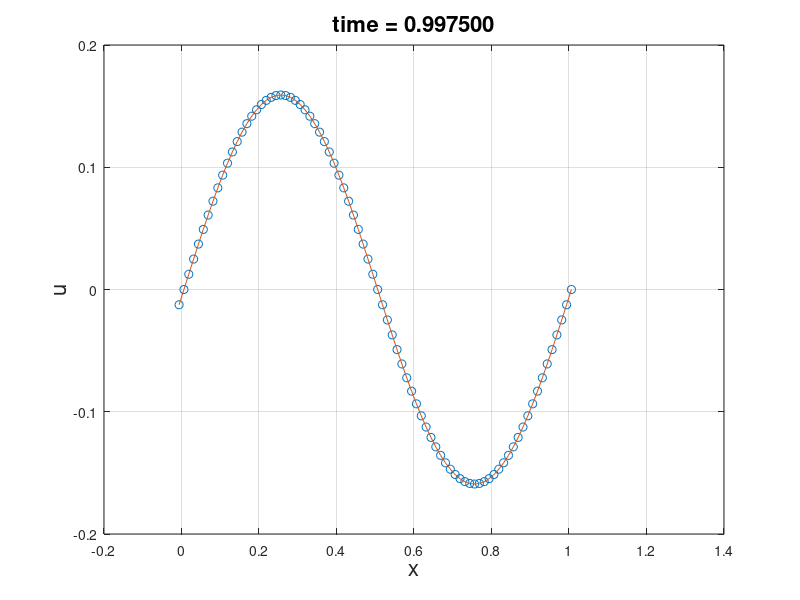

The MATLAB source for this figure:
% implementation of 1D linear Advection problem by Active Flux Scheme
% order of Accuracy is three
% formulas for scheme have been taken from eymann's thesis
% initial condition and problem has been taken from maeng's thesis

function arijit
clear all;                                             % clearing workspace
clc;                                                   % clearing workspace
format long;                                          % for better accuracy
hold off;                                    % to not repeat previous curve
xa = 0.0;                              % left limit of computational domain
xb = 1.0;                             % right limit of computational domain
t = 0.0;                                                    % starting time
tend = 1.0;                                   % time at which soln is reqrd
No_Cell = 80;                                             % number of cells 
Delta_x = (xb-xa)/No_Cell;                                             % dx
Cell_Centers = xa-Delta_x/2:Delta_x:xb+Delta_x/2;            % cell centers
Cell_Interfaces = xa-Delta_x:Delta_x:xb+Delta_x;          % cell interfaces
n = size(Cell_Centers,2);                          % number of cell centers
m = size(Cell_Interfaces,2);                    % number of cell interfeces
u0 = (1/(2*pi))*sin(2*pi*Cell_Centers);                 % initial condition
v0 = (1/(2*pi))*sin(2*pi*Cell_Interfaces);              % initial condition
w0 = ( v0(1:m-1) + 4*u0(1:n)  + v0(2:m) )/6;    % constructing cell average
v1 = v0; w1=w0; v=0.7;                  % pre allocating v1 and w1 cfl =0.7

while(t<tend)
    dt = v * Delta_x;                                      % time step size
    dt = min(tend-dt,dt);                      % so that final time is tend
    % cell inrerface values update
    v1(3:m) = v*(3*v-2)*v0(2:m-1) + 6*v*(1-v)*w0(2:n)  + (1-v)*(1-3*v)*v0(3:m);
    v1(1) = v1(m-2); v1(2) = v1(m-1);        % periodic boundary conditions
    % cell average update
    w1(2:n-1) = v^2*(v-1)*v0(1:m-3) + v^2*(3-2*v)*w0(1:n-2) + v*(1-v)*v0(2:m-2) + (1-v)^2*(1+2*v)*w0(2:n-1) - v*(1-v)^2*v0(3:m-1);
    w1(1) = w1(n-1); w1(n) = w1(2);          % periodic boundary conditions
    v0 = v1; w0 = w1;                % for next time step, to continue loop
    
    exact = (1/(2*pi))*sin(2*pi*(Cell_Centers-t-dt));
    
    %ploting of solution and exact solution;
    hold off;
    plot(Cell_Centers,w1,'o')
    grid on;
    hold on;
    plot(Cell_Centers,exact);
    ylabel('u','fontsize', 16)
    xlabel('x','fontsize', 16)
    title(sprintf('time = %f',t),'fontsize',16)
    drawnow;
    t=t+dt;
end
L2=sqrt((1/((xb-xa+2*Delta_x)*(dt))).*sum(abs(w1*Delta_x*dt-exact*Delta_x*dt).^2))
